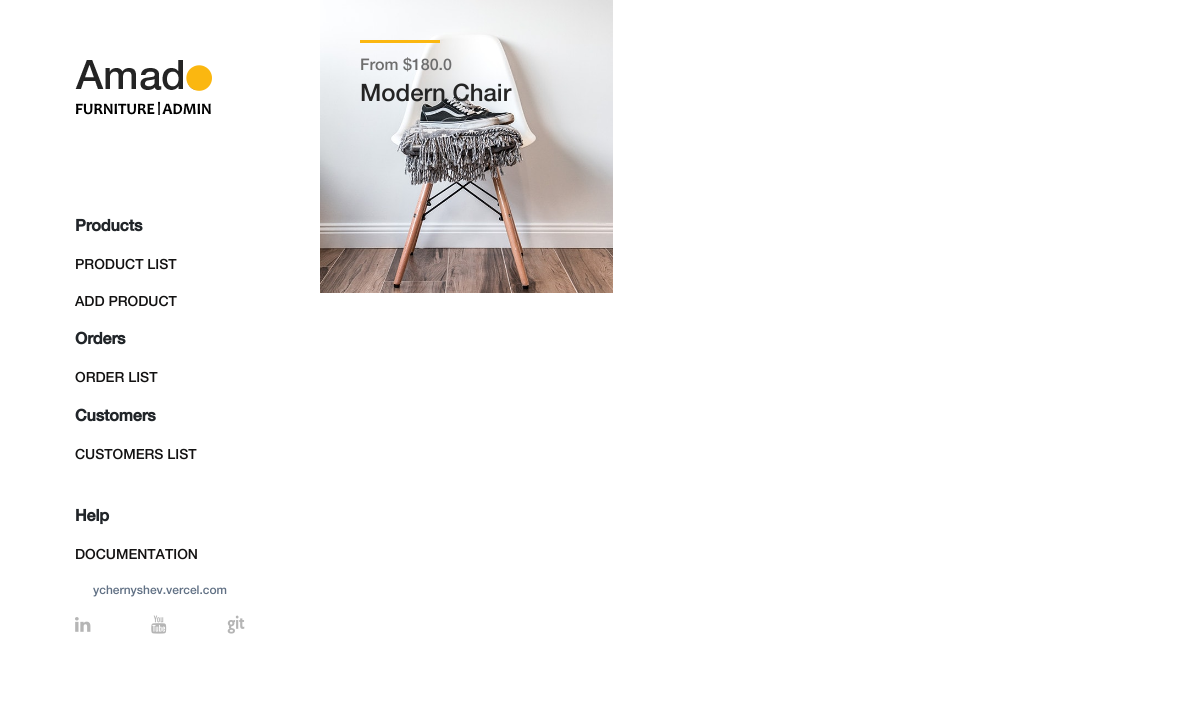
The app's page /crm/product/list/ with its own data.
### example__simple_admin/models.py (models this page shows, shortened)
class ProductModel(models.Model):
    title = models.CharField(max_length=50)
    slug = models.CharField(max_length=50)
    category = models.ForeignKey('ProductCategoryModel', related_name='product_category',
                                 db_index=True, on_delete=models.CASCADE, blank=True, null=True)
    description = models.TextField()
    price = models.FloatField()
    in_stock = models.BooleanField(default=False, blank=True, null=True)
    main_image = models.CharField(max_length=100)
    count = 1
    class Meta:
        verbose_name = 'product',
        verbose_name_plural = 'Products'

### example__simple_admin/views.py (the view)
# urls.py: path('product/list/', product_list, name='product_list'),
def product_list(request):
    products = ProductModel.objects.all()
    context = {
        'title': 'Products list',
        'products': products,
    }
    return render(request, 'example__simple_admin/products/product_list.html', context=context)

### example__simple_shop/context_processors.py (called while the page is built)
def add_default_data(request):
    count_in_cart = 0
    sum_in_cart = 0
    cart_info = request.session.get('cart_info', {})
    for key in cart_info:
        count_in_cart += cart_info[key]
        sum_product = ProductModel.objects.get(pk=key).price * cart_info[key]
        sum_in_cart += sum_product
    return {
        'count_in_cart': count_in_cart,
        'sum_in_cart': sum_in_cart,
    }

### example__simple_admin/templates/example__simple_admin/products/product_list.html
{% extends 'example__simple_admin/_base.html' %}
{% block content %}
    <div class="products-catagories-area clearfix">
        <div class="amado-pro-catagory clearfix" style="position: relative; height: 1689.87px;">
            {% for item in products %}
                <div class="single-products-catagory clearfix" style="position: absolute; left: 0%; top: 0px;">
                    <a href="{% url 'example__simple_admin:product_update' item.slug %}">
                        <img src="{{ item.main_image }}" alt="" width="100%">
                        <div class="hover-content">
                            <div class="line"></div>
                            <p>From ${{ item.price }}</p>
                            <h4>{{ item.title }}</h4>
                        </div>
                    </a>
                </div>
            {% endfor %}
        </div>
    </div>
{% endblock %}

### example__simple_shop/static/example__simple_shop/css/core-style.css (style rules this page uses)
* { margin: 0; padding: 0; }
body { font-family: "helveticaneuemedium"; font-size: 16px; }
h1, h2, h3, h4, h5, h6 { color: #242424; line-height: 1.3; font-weight: 400; }
p { color: #6d6d6d; font-size: 16px; line-height: 1.9; font-weight: 400; }
a { -webkit-transition: all 500ms ease 0s; transition: all 500ms ease 0s; text-decoration: none; outline: 0 solid transparent; color: #131212; font-weight: 400; font-size: 12px; }
img { height: auto; max-width: 100%; }
.main-content-wrapper .products-catagories-area { -webkit-box-flex: 0; -ms-flex: 0 0 calc(100% - 320px); flex: 0 0 calc(100% - 320px); width: calc(100% - 320px); max-width: calc(100% - 320px); }
.single-products-catagory { position: relative; z-index: 1; width: 33.33333%; top: 0; }
.single-products-catagory a { display: block; width: 100%; height: 100%; position: relative; z-index: 10; }
.single-products-catagory a::after { -webkit-transition-duration: 250ms; transition-duration: 250ms; position: absolute; width: 100%; height: 100%; top: 0; left: 0; content: ''; background-color: rgba(60, 60, 60, 0.7); z-index: 1; opacity: 0; visibility: visible; }
.single-products-catagory a img { width: 100%; }
.single-products-catagory .hover-content { position: absolute; top: 40px; left: 40px; z-index: 10; }
.single-products-catagory .hover-content .line { width: 80px; height: 3px; background-color: #fbb710; display: block; margin-bottom: 15px; }
.single-products-catagory .hover-content p { font-size: 16px; color: #6d6d6d; line-height: 1; margin-bottom: 5px; -webkit-transition-duration: 250ms; transition-duration: 250ms; }
.single-products-catagory .hover-content h4 { margin-bottom: 0; -webkit-transition-duration: 250ms; transition-duration: 250ms; }

### records on screen
ProductModel: main_image (picture), price "180.0", title "Modern Chair"
